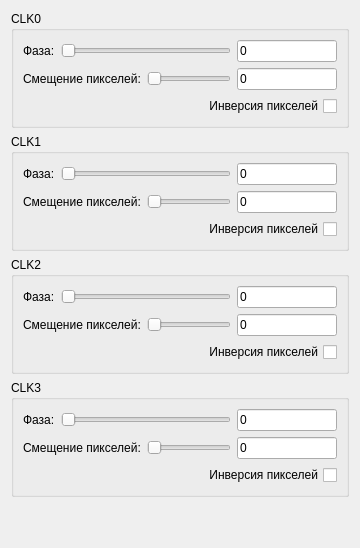
        <widget class="QWidget" name="tab_2">
         <property name="sizePolicy">
          <sizepolicy hsizetype="Preferred" vsizetype="Preferred">
           <horstretch>0</horstretch>
           <verstretch>0</verstretch>
          </sizepolicy>
         </property>
         <attribute name="title">
          <string>Синхронизация</string>
         </attribute>
         <layout class="QGridLayout" name="gridLayout_2">
          <property name="sizeConstraint">
           <enum>QLayout::SizeConstraint::SetDefaultConstraint</enum>
          </property>
          <item row="0" column="0">
           <layout class="QGridLayout" name="gridLayout_20">
            <property name="sizeConstraint">
             <enum>QLayout::SizeConstraint::SetDefaultConstraint</enum>
            </property>
            <item row="2" column="0">
             <widget class="QGroupBox" name="groupBox_3">
              <property name="sizePolicy">
               <sizepolicy hsizetype="Preferred" vsizetype="Fixed">
                <horstretch>0</horstretch>
                <verstretch>0</verstretch>
               </sizepolicy>
              </property>
              <property name="title">
               <string>CLK2</string>
              </property>
              <property name="alignment">
               <set>Qt::AlignmentFlag::AlignLeading|Qt::AlignmentFlag::AlignLeft|Qt::AlignmentFlag::AlignTop</set>
              </property>
              <layout class="QGridLayout" name="gridLayout_12">
               <item row="1" column="0">
                <layout class="QHBoxLayout" name="horizontalLayout_12">
                 <item>
                  <widget class="QLabel" name="label_13">
                   <property name="sizePolicy">
                    <sizepolicy hsizetype="Preferred" vsizetype="Preferred">
                     <horstretch>0</horstretch>
                     <verstretch>0</verstretch>
                    </sizepolicy>
                   </property>
                   <property name="text">
                    <string>Смещение пикселей:</string>
                   </property>
                  </widget>
                 </item>
                 <item>
                  <widget class="QSlider" name="hs_clk2_PixelDelay">
                   <property name="sizePolicy">
                    <sizepolicy hsizetype="Expanding" vsizetype="Fixed">
                     <horstretch>0</horstretch>
                     <verstretch>0</verstretch>
                    </sizepolicy>
                   </property>
                   <property name="minimumSize">
                    <size>
                     <width>0</width>
                     <height>0</height>
                    </size>
                   </property>
                   <property name="maximum">
                    <number>8</number>
                   </property>
                   <property name="pageStep">
                    <number>1</number>
                   </property>
                   <property name="orientation">
                    <enum>Qt::Orientation::Horizontal</enum>
                   </property>
                   <property name="invertedAppearance">
                    <bool>false</bool>
                   </property>
                   <property name="invertedControls">
                    <bool>false</bool>
                   </property>
                  </widget>
                 </item>
                 <item>
                  <widget class="QLineEdit" name="le_clk2_PixelDelay">
                   <property name="sizePolicy">
                    <sizepolicy hsizetype="Expanding" vsizetype="Fixed">
                     <horstretch>0</horstretch>
                     <verstretch>0</verstretch>
                    </sizepolicy>
                   </property>
                   <property name="maximumSize">
                    <size>
                     <width>100</width>
                     <height>16777215</height>
                    </size>
                   </property>
                   <property name="text">
                    <string>0</string>
                   </property>
                  </widget>
                 </item>
                </layout>
               </item>
               <item row="0" column="0">
                <layout class="QHBoxLayout" name="horizontalLayout_14">
                 <item>
                  <widget class="QLabel" name="label_15">
                   <property name="sizePolicy">
                    <sizepolicy hsizetype="Preferred" vsizetype="Preferred">
                     <horstretch>0</horstretch>
                     <verstretch>0</verstretch>
                    </sizepolicy>
                   </property>
                   <property name="text">
                    <string>Фаза:</string>
                   </property>
                  </widget>
                 </item>
                 <item>
                  <widget class="QSlider" name="hs_clk2_phase">
                   <property name="sizePolicy">
                    <sizepolicy hsizetype="Expanding" vsizetype="Fixed">
                     <horstretch>0</horstretch>
                     <verstretch>0</verstretch>
                    </sizepolicy>
                   </property>
                   <property name="minimumSize">
                    <size>
                     <width>0</width>
                     <height>0</height>
                    </size>
                   </property>
                   <property name="maximum">
                    <number>360</number>
                   </property>
                   <property name="orientation">
                    <enum>Qt::Orientation::Horizontal</enum>
                   </property>
                   <property name="invertedAppearance">
                    <bool>false</bool>
                   </property>
                   <property name="invertedControls">
                    <bool>false</bool>
                   </property>
                  </widget>
                 </item>
                 <item>
                  <widget class="QLineEdit" name="le_clk2_phase">
                   <property name="sizePolicy">
                    <sizepolicy hsizetype="Expanding" vsizetype="Fixed">
                     <horstretch>0</horstretch>
                     <verstretch>0</verstretch>
                    </sizepolicy>
                   </property>
                   <property name="maximumSize">
                    <size>
                     <width>100</width>
                     <height>16777215</height>
                    </size>
                   </property>
                   <property name="text">
                    <string>0</string>
                   </property>
                  </widget>
                 </item>
                </layout>
               </item>
               <item row="2" column="0">
                <layout class="QHBoxLayout" name="horizontalLayout_13">
                 <item>
                  <widget class="QCheckBox" name="checkBoxPIX_INV2">
                   <property name="sizePolicy">
                    <sizepolicy hsizetype="Preferred" vsizetype="Fixed">
                     <horstretch>0</horstretch>
                     <verstretch>0</verstretch>
                    </sizepolicy>
                   </property>
                   <property name="layoutDirection">
                    <enum>Qt::LayoutDirection::RightToLeft</enum>
                   </property>
                   <property name="text">
                    <string>Инверсия пикселей</string>
                   </property>
                  </widget>
                 </item>
                </layout>
               </item>
              </layout>
             </widget>
            </item>
            <item row="1" column="0">
             <widget class="QGroupBox" name="groupBox_2">
              <property name="sizePolicy">
               <sizepolicy hsizetype="Preferred" vsizetype="Fixed">
                <horstretch>0</horstretch>
                <verstretch>0</verstretch>
               </sizepolicy>
              </property>
              <property name="title">
               <string>CLK1</string>
              </property>
              <property name="alignment">
               <set>Qt::AlignmentFlag::AlignLeading|Qt::AlignmentFlag::AlignLeft|Qt::AlignmentFlag::AlignTop</set>
              </property>
              <layout class="QGridLayout" name="gridLayout_6">
               <item row="1" column="0">
                <layout class="QHBoxLayout" name="horizontalLayout_9">
                 <item>
                  <widget class="QLabel" name="label_11">
                   <property name="sizePolicy">
                    <sizepolicy hsizetype="Preferred" vsizetype="Preferred">
                     <horstretch>0</horstretch>
                     <verstretch>0</verstretch>
                    </sizepolicy>
                   </property>
                   <property name="text">
                    <string>Смещение пикселей:</string>
                   </property>
                  </widget>
                 </item>
                 <item>
                  <widget class="QSlider" name="hs_clk1_PixelDelay">
                   <property name="sizePolicy">
                    <sizepolicy hsizetype="Expanding" vsizetype="Fixed">
                     <horstretch>0</horstretch>
                     <verstretch>0</verstretch>
                    </sizepolicy>
                   </property>
                   <property name="minimumSize">
                    <size>
                     <width>0</width>
                     <height>0</height>
                    </size>
                   </property>
                   <property name="maximum">
                    <number>8</number>
                   </property>
                   <property name="pageStep">
                    <number>1</number>
                   </property>
                   <property name="orientation">
                    <enum>Qt::Orientation::Horizontal</enum>
                   </property>
                   <property name="invertedAppearance">
                    <bool>false</bool>
                   </property>
                   <property name="invertedControls">
                    <bool>false</bool>
                   </property>
                  </widget>
                 </item>
                 <item>
                  <widget class="QLineEdit" name="le_clk1_PixelDelay">
                   <property name="sizePolicy">
                    <sizepolicy hsizetype="Expanding" vsizetype="Fixed">
                     <horstretch>0</horstretch>
                     <verstretch>0</verstretch>
                    </sizepolicy>
                   </property>
                   <property name="maximumSize">
                    <size>
                     <width>100</width>
                     <height>16777215</height>
                    </size>
                   </property>
                   <property name="text">
                    <string>0</string>
                   </property>
                  </widget>
                 </item>
                </layout>
               </item>
               <item row="0" column="0">
                <layout class="QHBoxLayout" name="horizontalLayout_11">
                 <item>
                  <widget class="QLabel" name="label_12">
                   <property name="sizePolicy">
                    <sizepolicy hsizetype="Preferred" vsizetype="Preferred">
                     <horstretch>0</horstretch>
                     <verstretch>0</verstretch>
                    </sizepolicy>
                   </property>
                   <property name="text">
                    <string>Фаза:</string>
                   </property>
                  </widget>
                 </item>
                 <item>
                  <widget class="QSlider" name="hs_clk1_phase">
                   <property name="sizePolicy">
                    <sizepolicy hsizetype="Expanding" vsizetype="Fixed">
                     <horstretch>0</horstretch>
                     <verstretch>0</verstretch>
                    </sizepolicy>
                   </property>
                   <property name="minimumSize">
                    <size>
                     <width>0</width>
                     <height>0</height>
                    </size>
                   </property>
                   <property name="maximum">
                    <number>360</number>
                   </property>
                   <property name="orientation">
                    <enum>Qt::Orientation::Horizontal</enum>
                   </property>
                   <property name="invertedAppearance">
                    <bool>false</bool>
                   </property>
                   <property name="invertedControls">
                    <bool>false</bool>
                   </property>
                  </widget>
                 </item>
                 <item>
                  <widget class="QLineEdit" name="le_clk1_phase">
                   <property name="sizePolicy">
                    <sizepolicy hsizetype="Expanding" vsizetype="Fixed">
                     <horstretch>0</horstretch>
                     <verstretch>0</verstretch>
                    </sizepolicy>
                   </property>
                   <property name="maximumSize">
                    <size>
                     <width>100</width>
                     <height>16777215</height>
                    </size>
                   </property>
                   <property name="text">
                    <string>0</string>
                   </property>
                  </widget>
                 </item>
                </layout>
               </item>
               <item row="2" column="0">
                <layout class="QHBoxLayout" name="horizontalLayout_10">
                 <item>
                  <widget class="QCheckBox" name="checkBoxPIX_INV1">
                   <property name="sizePolicy">
                    <sizepolicy hsizetype="Preferred" vsizetype="Fixed">
                     <horstretch>0</horstretch>
                     <verstretch>0</verstretch>
                    </sizepolicy>
                   </property>
                   <property name="layoutDirection">
                    <enum>Qt::LayoutDirection::RightToLeft</enum>
                   </property>
                   <property name="text">
                    <string>Инверсия пикселей</string>
                   </property>
                  </widget>
                 </item>
                </layout>
               </item>
              </layout>
             </widget>
            </item>
            <item row="0" column="0">
             <widget class="QGroupBox" name="groupBox">
              <property name="sizePolicy">
               <sizepolicy hsizetype="Preferred" vsizetype="Fixed">
                <horstretch>0</horstretch>
                <verstretch>0</verstretch>
               </sizepolicy>
              </property>
              <property name="title">
               <string>CLK0</string>
              </property>
              <property name="alignment">
               <set>Qt::AlignmentFlag::AlignLeading|Qt::AlignmentFlag::AlignLeft|Qt::AlignmentFlag::AlignTop</set>
              </property>
              <layout class="QGridLayout" name="gridLayout_5">
               <item row="2" column="0">
                <layout class="QHBoxLayout" name="horizontalLayout_4">
                 <item>
                  <widget class="QCheckBox" name="checkBoxPIX_INV0">
                   <property name="sizePolicy">
                    <sizepolicy hsizetype="Preferred" vsizetype="Fixed">
                     <horstretch>0</horstretch>
                     <verstretch>0</verstretch>
                    </sizepolicy>
                   </property>
                   <property name="layoutDirection">
                    <enum>Qt::LayoutDirection::RightToLeft</enum>
                   </property>
                   <property name="text">
                    <string>Инверсия пикселей</string>
                   </property>
                  </widget>
                 </item>
                </layout>
               </item>
               <item row="1" column="0">
                <layout class="QHBoxLayout" name="horizontalLayout_8">
                 <item>
                  <widget class="QLabel" name="label_10">
                   <property name="sizePolicy">
                    <sizepolicy hsizetype="Preferred" vsizetype="Preferred">
                     <horstretch>0</horstretch>
                     <verstretch>0</verstretch>
                    </sizepolicy>
                   </property>
                   <property name="text">
                    <string>Смещение пикселей:</string>
                   </property>
                  </widget>
                 </item>
                 <item>
                  <widget class="QSlider" name="hs_clk0_PixelDelay">
                   <property name="sizePolicy">
                    <sizepolicy hsizetype="Expanding" vsizetype="Fixed">
                     <horstretch>0</horstretch>
                     <verstretch>0</verstretch>
                    </sizepolicy>
                   </property>
                   <property name="minimumSize">
                    <size>
                     <width>0</width>
                     <height>0</height>
                    </size>
                   </property>
                   <property name="maximum">
                    <number>8</number>
                   </property>
                   <property name="pageStep">
                    <number>1</number>
                   </property>
                   <property name="orientation">
                    <enum>Qt::Orientation::Horizontal</enum>
                   </property>
                   <property name="invertedAppearance">
                    <bool>false</bool>
                   </property>
                   <property name="invertedControls">
                    <bool>false</bool>
                   </property>
                  </widget>
                 </item>
                 <item>
                  <widget class="QLineEdit" name="le_clk0_PixelDelay">
                   <property name="sizePolicy">
                    <sizepolicy hsizetype="Expanding" vsizetype="Fixed">
                     <horstretch>0</horstretch>
                     <verstretch>0</verstretch>
                    </sizepolicy>
                   </property>
                   <property name="maximumSize">
                    <size>
                     <width>100</width>
                     <height>16777215</height>
                    </size>
                   </property>
                   <property name="text">
                    <string>0</string>
                   </property>
                  </widget>
                 </item>
                </layout>
               </item>
               <item row="0" column="0">
                <layout class="QHBoxLayout" name="horizontalLayout_7">
                 <item>
                  <widget class="QLabel" name="label_9">
                   <property name="sizePolicy">
                    <sizepolicy hsizetype="Preferred" vsizetype="Preferred">
                     <horstretch>0</horstretch>
                     <verstretch>0</verstretch>
                    </sizepolicy>
                   </property>
                   <property name="text">
                    <string>Фаза:</string>
                   </property>
                  </widget>
                 </item>
                 <item>
                  <widget class="QSlider" name="hs_clk0_phase">
                   <property name="sizePolicy">
                    <sizepolicy hsizetype="Expanding" vsizetype="Fixed">
                     <horstretch>0</horstretch>
                     <verstretch>0</verstretch>
                    </sizepolicy>
                   </property>
                   <property name="minimumSize">
                    <size>
                     <width>0</width>
                     <height>0</height>
                    </size>
                   </property>
                   <property name="minimum">
                    <number>0</number>
                   </property>
                   <property name="maximum">
                    <number>360</number>
                   </property>
                   <property name="singleStep">
                    <number>10</number>
                   </property>
                   <property name="pageStep">
                    <number>1</number>
                   </property>
                   <property name="orientation">
                    <enum>Qt::Orientation::Horizontal</enum>
                   </property>
                   <property name="invertedAppearance">
                    <bool>false</bool>
                   </property>
                   <property name="invertedControls">
                    <bool>false</bool>
                   </property>
                  </widget>
                 </item>
                 <item>
                  <widget class="QLineEdit" name="le_clk0_phase">
                   <property name="sizePolicy">
                    <sizepolicy hsizetype="Expanding" vsizetype="Fixed">
                     <horstretch>0</horstretch>
                     <verstretch>0</verstretch>
                    </sizepolicy>
                   </property>
                   <property name="maximumSize">
                    <size>
                     <width>100</width>
                     <height>16777215</height>
                    </size>
                   </property>
                   <property name="text">
                    <string>0</string>
                   </property>
                  </widget>
                 </item>
                </layout>
               </item>
              </layout>
             </widget>
            </item>
            <item row="3" column="0">
             <widget class="QGroupBox" name="groupBox_4">
              <property name="sizePolicy">
               <sizepolicy hsizetype="Preferred" vsizetype="Fixed">
                <horstretch>0</horstretch>
                <verstretch>0</verstretch>
               </sizepolicy>
              </property>
              <property name="title">
               <string>CLK3</string>
              </property>
              <property name="alignment">
               <set>Qt::AlignmentFlag::AlignLeading|Qt::AlignmentFlag::AlignLeft|Qt::AlignmentFlag::AlignTop</set>
              </property>
              <layout class="QGridLayout" name="gridLayout_16">
               <item row="1" column="0">
                <layout class="QHBoxLayout" name="horizontalLayout_15">
                 <item>
                  <widget class="QLabel" name="label_16">
                   <property name="sizePolicy">
                    <sizepolicy hsizetype="Preferred" vsizetype="Preferred">
                     <horstretch>0</horstretch>
                     <verstretch>0</verstretch>
                    </sizepolicy>
                   </property>
                   <property name="text">
                    <string>Смещение пикселей:</string>
                   </property>
                  </widget>
                 </item>
                 <item>
                  <widget class="QSlider" name="hs_clk3_PixelDelay">
                   <property name="sizePolicy">
                    <sizepolicy hsizetype="Expanding" vsizetype="Fixed">
                     <horstretch>0</horstretch>
                     <verstretch>0</verstretch>
                    </sizepolicy>
                   </property>
                   <property name="minimumSize">
                    <size>
                     <width>0</width>
                     <height>0</height>
                    </size>
                   </property>
                   <property name="maximum">
                    <number>8</number>
                   </property>
                   <property name="pageStep">
                    <number>1</number>
                   </property>
                   <property name="orientation">
                    <enum>Qt::Orientation::Horizontal</enum>
                   </property>
                   <property name="invertedAppearance">
                    <bool>false</bool>
                   </property>
                   <property name="invertedControls">
                    <bool>false</bool>
                   </property>
                  </widget>
                 </item>
                 <item>
                  <widget class="QLineEdit" name="le_clk3_PixelDelay">
                   <property name="sizePolicy">
                    <sizepolicy hsizetype="Expanding" vsizetype="Fixed">
                     <horstretch>0</horstretch>
                     <verstretch>0</verstretch>
                    </sizepolicy>
                   </property>
                   <property name="maximumSize">
                    <size>
                     <width>100</width>
                     <height>16777215</height>
                    </size>
                   </property>
                   <property name="text">
                    <string>0</string>
                   </property>
                  </widget>
                 </item>
                </layout>
               </item>
               <item row="0" column="0">
                <layout class="QHBoxLayout" name="horizontalLayout_17">
                 <item>
                  <widget class="QLabel" name="label_17">
                   <property name="sizePolicy">
                    <sizepolicy hsizetype="Preferred" vsizetype="Preferred">
                     <horstretch>0</horstretch>
                     <verstretch>0</verstretch>
                    </sizepolicy>
                   </property>
                   <property name="text">
                    <string>Фаза:</string>
                   </property>
                  </widget>
                 </item>
                 <item>
                  <widget class="QSlider" name="hs_clk3_phase">
                   <property name="sizePolicy">
                    <sizepolicy hsizetype="Expanding" vsizetype="Fixed">
                     <horstretch>0</horstretch>
                     <verstretch>0</verstretch>
                    </sizepolicy>
                   </property>
                   <property name="minimumSize">
                    <size>
                     <width>0</width>
                     <height>0</height>
                    </size>
                   </property>
                   <property name="maximum">
                    <number>360</number>
                   </property>
                   <property name="orientation">
                    <enum>Qt::Orientation::Horizontal</enum>
                   </property>
                   <property name="invertedAppearance">
                    <bool>false</bool>
                   </property>
                   <property name="invertedControls">
                    <bool>false</bool>
                   </property>
                  </widget>
                 </item>
                 <item>
                  <widget class="QLineEdit" name="le_clk3_phase">
                   <property name="sizePolicy">
                    <sizepolicy hsizetype="Expanding" vsizetype="Fixed">
                     <horstretch>0</horstretch>
                     <verstretch>0</verstretch>
                    </sizepolicy>
                   </property>
                   <property name="maximumSize">
                    <size>
                     <width>100</width>
                     <height>16777215</height>
                    </size>
                   </property>
                   <property name="text">
                    <string>0</string>
                   </property>
                  </widget>
                 </item>
                </layout>
               </item>
               <item row="2" column="0">
                <layout class="QHBoxLayout" name="horizontalLayout_16">
                 <item>
                  <widget class="QCheckBox" name="checkBoxPIX_INV3">
                   <property name="sizePolicy">
                    <sizepolicy hsizetype="Preferred" vsizetype="Fixed">
                     <horstretch>0</horstretch>
                     <verstretch>0</verstretch>
                    </sizepolicy>
                   </property>
                   <property name="layoutDirection">
                    <enum>Qt::LayoutDirection::RightToLeft</enum>
                   </property>
                   <property name="text">
                    <string>Инверсия пикселей</string>
                   </property>
                  </widget>
                 </item>
                </layout>
               </item>
              </layout>
             </widget>
            </item>
           </layout>
          </item>
          <item row="1" column="0">
           <spacer name="verticalSpacer_6">
            <property name="orientation">
             <enum>Qt::Orientation::Vertical</enum>
            </property>
            <property name="sizeHint" stdset="0">
             <size>
              <width>20</width>
              <height>40</height>
             </size>
            </property>
           </spacer>
          </item>
         </layout>
        </widget>
